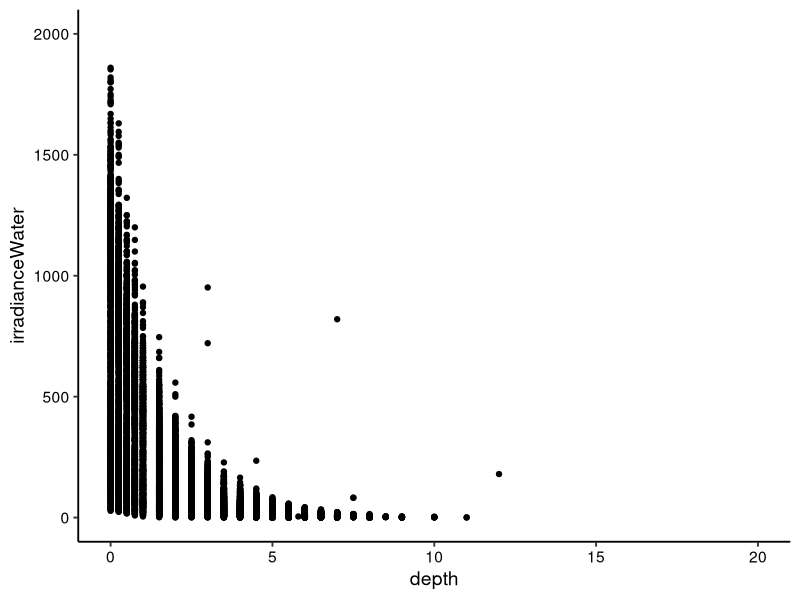
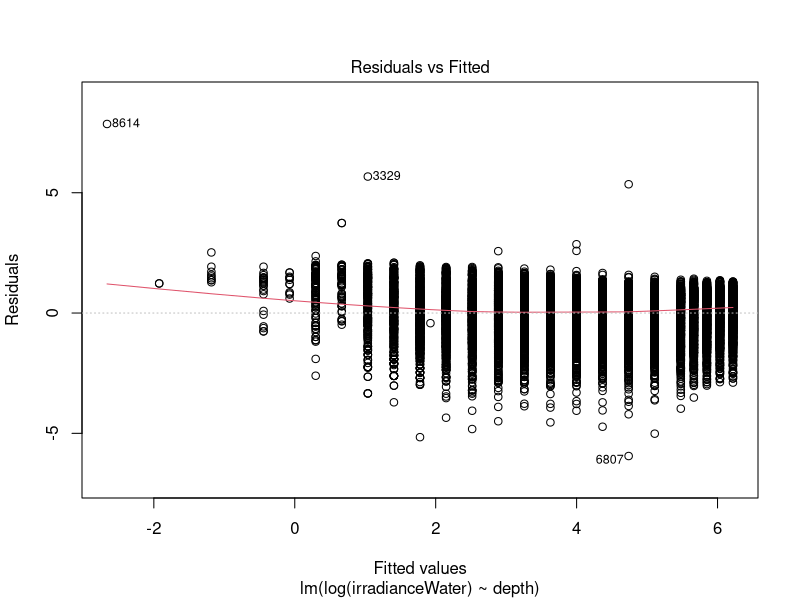
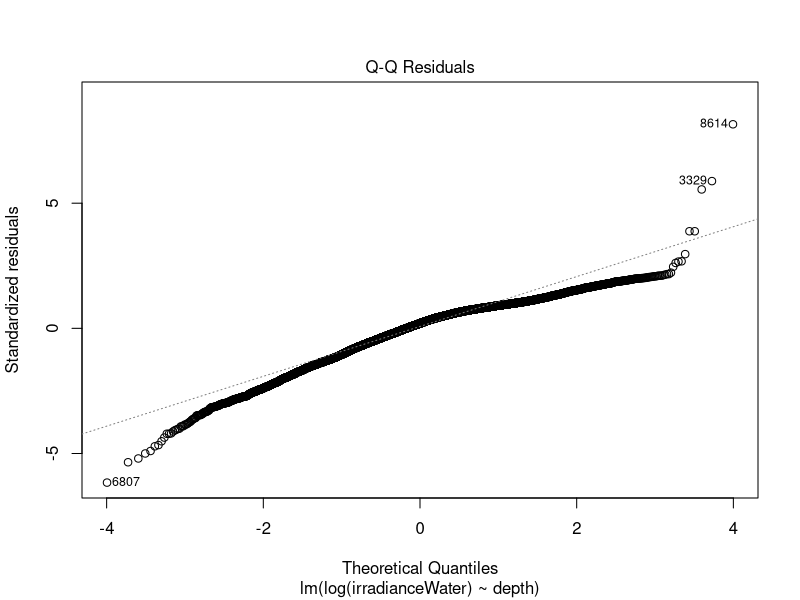
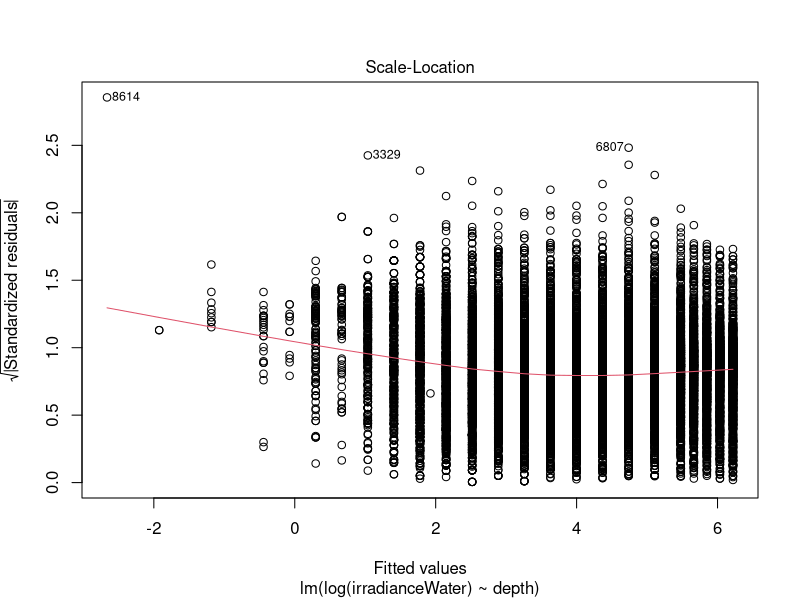
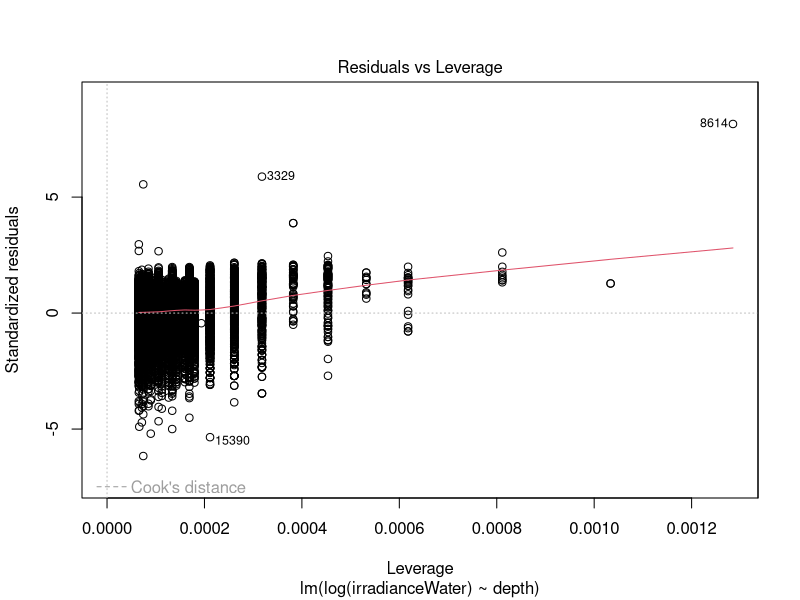
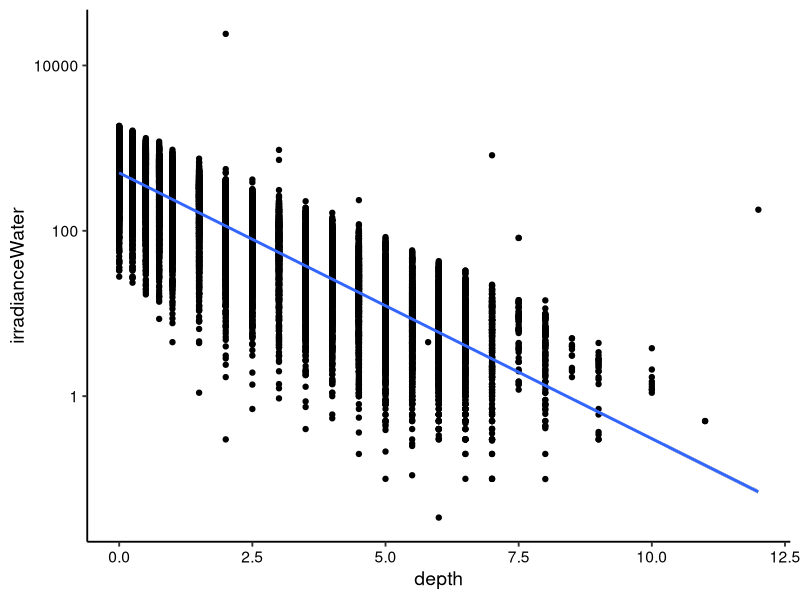
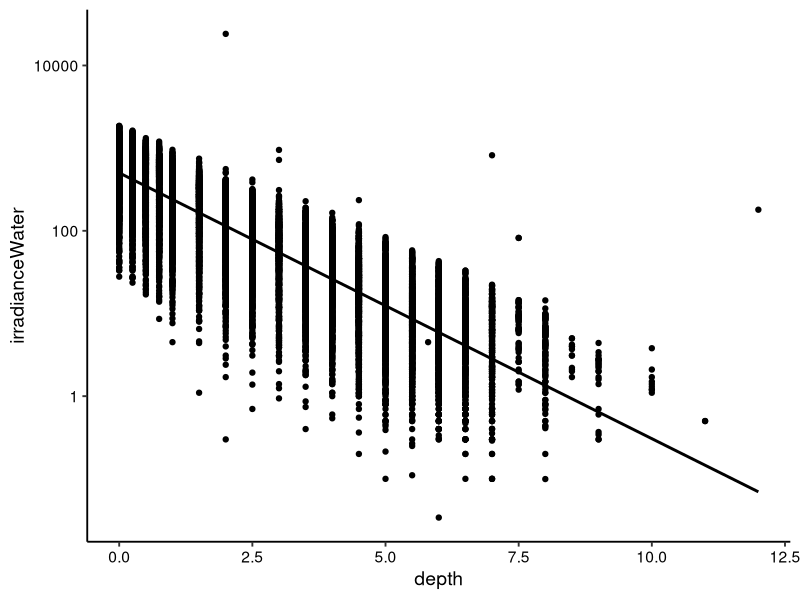
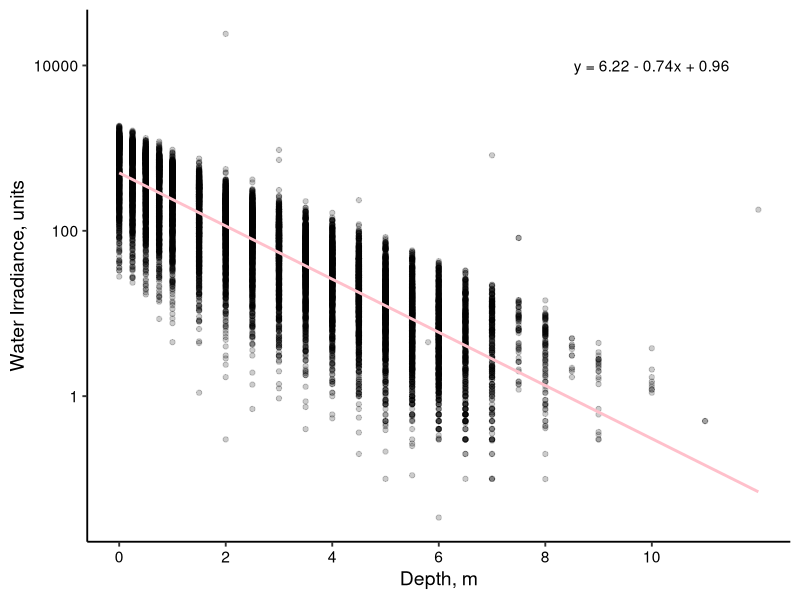

These figures' R source, in order:
## ---- chunk 1
getwd()
library(tidyverse)

PeterPaul.chem.nutrients <- read.csv("./Data/Processed/NTL-LTER_Lake_Chemistry_Nutrients_PeterPaul_Processed.csv")

# Set date to date format
PeterPaul.chem.nutrients$sampledate <- as.Date(PeterPaul.chem.nutrients$sampledate, 
                                               format = "%Y-%m-%d")

mytheme <- theme_classic(base_size = 14) +
  theme(axis.text = element_text(color = "black"), 
        legend.position = "top")
theme_set(mytheme)

## ---- chunk 2
irradiance.regression <- lm(PeterPaul.chem.nutrients$irradianceWater ~ PeterPaul.chem.nutrients$depth)
# another way to format the lm function
irradiance.regression <- lm(data = PeterPaul.chem.nutrients, irradianceWater ~ depth)
summary(irradiance.regression)

# Correlation
cor.test(PeterPaul.chem.nutrients$irradianceWater, PeterPaul.chem.nutrients$depth)
## ---- chunk 3

## ---- chunk 4
# Plot the regression
irradiancebydepth <- 
  ggplot(PeterPaul.chem.nutrients, aes(x = depth, y = irradianceWater)) +
  ylim(0, 2000) +
  geom_point() 
print(irradiancebydepth) 
## ---- chunk 5
PeterPaul.chem.nutrients <- filter(PeterPaul.chem.nutrients, irradianceWater != 0)
irradiance.regression2 <- lm(data = PeterPaul.chem.nutrients, log(irradianceWater) ~ depth)
summary(irradiance.regression2)
plot(irradiance.regression2)

# Add a line and standard error for the linear regression
irradiancebydepth2 <- 
  ggplot(PeterPaul.chem.nutrients, aes(x = depth, y = irradianceWater)) +
  geom_point() +
  geom_smooth(method = "lm") +
  scale_y_log10() 
print(irradiancebydepth2) 

# SE can also be removed
irradiancebydepth2 <- 
    ggplot(PeterPaul.chem.nutrients, aes(x = depth, y = irradianceWater)) +
    geom_point() +
    scale_y_log10() +
    geom_smooth(method = 'lm', se = FALSE, color = "black")
print(irradiancebydepth2)

# Make the graph attractive
irradiancebydepth_pretty <- 
    ggplot(PeterPaul.chem.nutrients, aes(x = depth, y = irradianceWater)) +
    geom_point(alpha=0.2) +  #lower alpha value makes more transparent
    scale_y_log10() +
    geom_smooth(method = 'lm', se = FALSE, color = "pink") +
    labs(x = "Depth, m", y = "Water Irradiance, units") +
    scale_x_continuous(breaks = seq(0, 10, 2)) +
    annotate("text", x = 10, y = 10000, label = "y = 6.22 - 0.74x + 0.96")
print(irradiancebydepth_pretty)


## ---- chunk 6
cor.test(PeterPaul.chem.nutrients$irradianceWater, PeterPaul.chem.nutrients$depth, 
         method = "spearman", exact = FALSE)
## ---- chunk 7
TPregression <- lm(data = PeterPaul.chem.nutrients, tp_ug ~ depth + dissolvedOxygen)
summary(TPregression)

TPplot <- ggplot(PeterPaul.chem.nutrients, 
                 aes(x = dissolvedOxygen, y = tp_ug, color = depth)) +
  geom_point() +
  xlim(0, 20)
print(TPplot)
## ---- chunk 8
#install.packages("corrplot")
library(corrplot)
PeterPaulnutrients <- 
  PeterPaul.chem.nutrients %>%
  select(tn_ug:po4) %>%
  na.omit()   #####NO NAs!!!!!!!
PeterPaulCorr <- cor(PeterPaulnutrients)
corrplot(PeterPaulCorr, method = "ellipse")
corrplot.mixed(PeterPaulCorr, upper = "ellipse")
## ---- chunk 9
PeterPaul.naomit <- na.omit(PeterPaul.chem.nutrients)
TPAIC <- lm(data = PeterPaul.naomit, tp_ug ~ depth + dissolvedOxygen + 
              temperature_C + tn_ug + po4)
step(TPAIC)
TPmodel <- lm(data = PeterPaul.naomit, tp_ug ~ temperature_C + tn_ug)
summary(TPmodel)

## ---- chunk 10
# main effects
TNancova.main <- lm(data = PeterPaul.chem.nutrients, tn_ug ~ lakename + depth)
summary(TNancova.main)

# interaction effects
TNancova.interaction <- lm(data = PeterPaul.chem.nutrients, tn_ug ~ lakename * depth)
summary(TNancova.interaction)

TNplot <- ggplot(PeterPaul.chem.nutrients, aes(x = depth, y = tn_ug, color = lakename)) + 
  geom_point() + 
  geom_smooth(method = "lm", se = FALSE) +
  xlim(0, 10)
print(TNplot)

# Make the graph attractive
TNplot.cute <- ggplot(PeterPaul.chem.nutrients, aes(x = depth, y = tn_ug, color = lakename)) + 
  geom_point() + 
  geom_smooth(method = "lm", se = FALSE) +
  xlim(0, 10) +
  labs(x = "Depth, m", y = "Total Nitrogen, micrograms/L", color = "Lake Name")
print(TNplot.cute)

